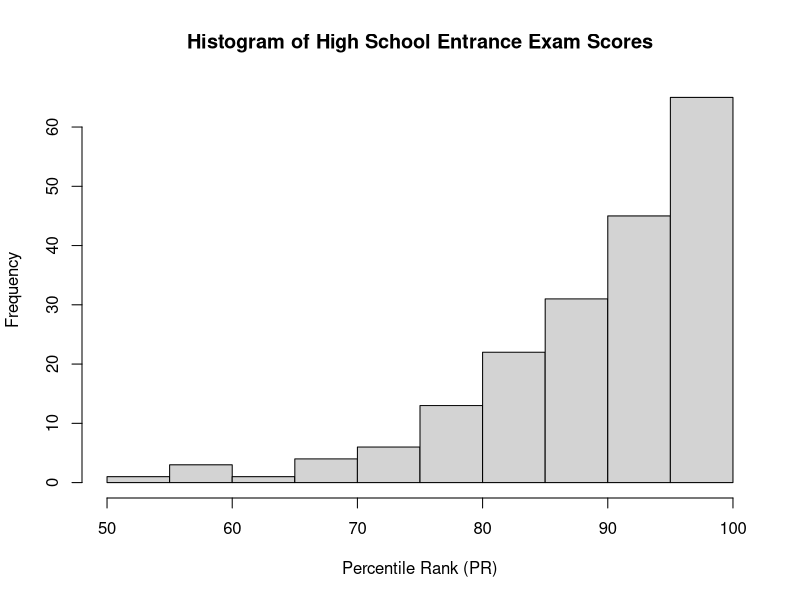
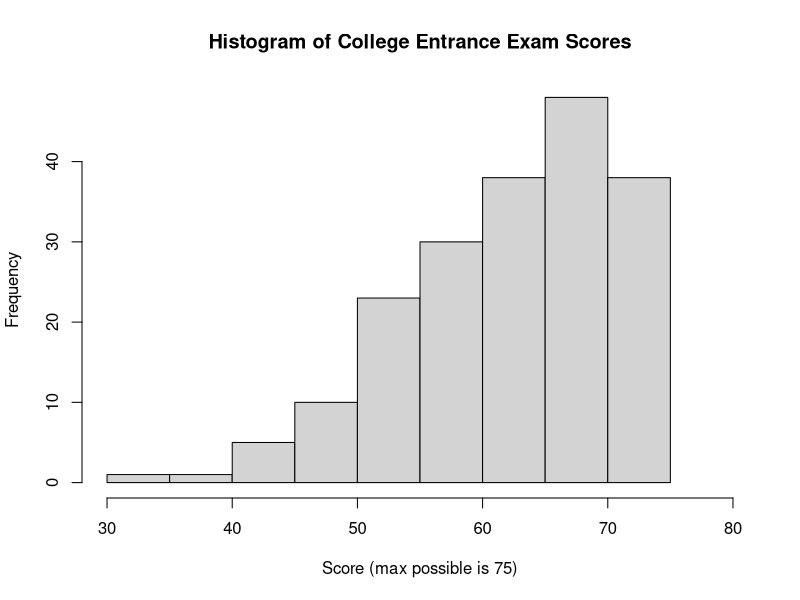
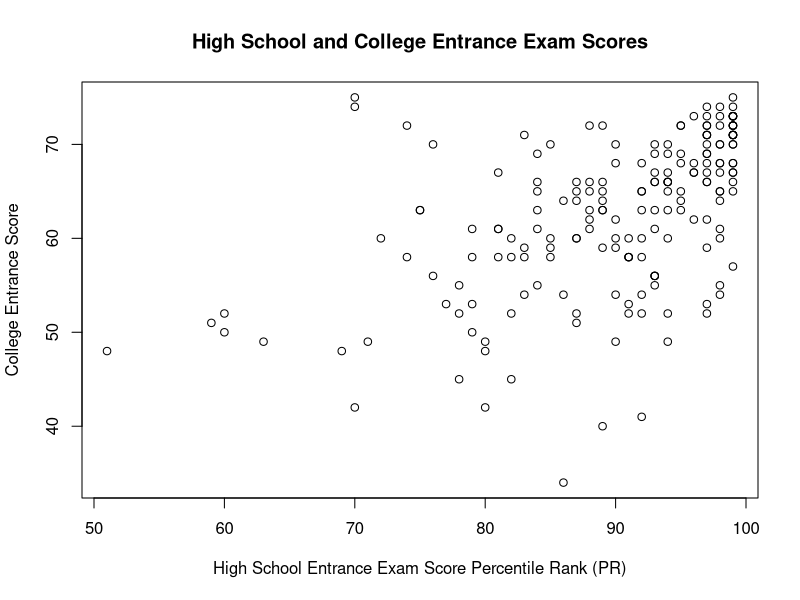
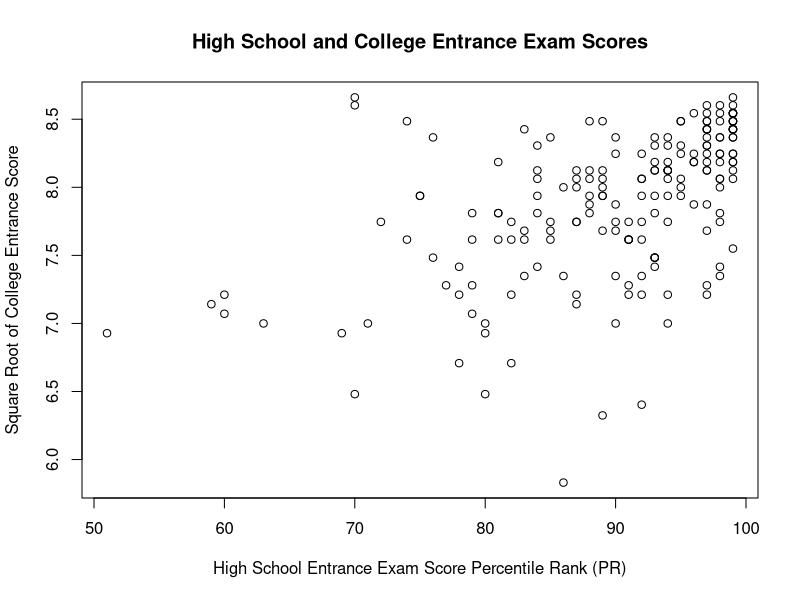

Recreate these plots in R, in order.
## ---- chunk 1
knitr::opts_chunk$set(echo = TRUE)
## ---- chunk 2
data = read.csv("ptt_SENIORHIGH_data.csv")
names(data)[1] = "pttID"

data[1:10,]
## ---- chunk 3
# High school entrance exam scores: Remove missing values
uni_HS_score = data$HighSchool_PR[which(data$HighSchool_PR != -1)]

summary(uni_HS_score)

hist(uni_HS_score, main = "Histogram of High School Entrance Exam Scores",
     xlab="Percentile Rank (PR)")
## ---- chunk 4
# College entrance exam scores: Remove missing values
uni_college_score = data$College_Score[which(data$College_Score != -1)]

summary(uni_college_score)

hist(uni_college_score, main = "Histogram of College Entrance Exam Scores",
     xlab="Score (max possible is 75)",xlim=c(30,80))
## ---- chunk 5
missing_rows = which(data$HighSchool_PR == "-1" | data$College_Score == "-1")
# Indices: 6  19  71  85  88  96 132 183 195 => nine in total

# Remove missing data
data_corr = data[-missing_rows,]

plot(data_corr$HighSchool_PR, data_corr$College_Score,
     main = "High School and College Entrance Exam Scores",
     xlab="High School Entrance Exam Score Percentile Rank (PR)",
     ylab="College Entrance Score")
## ---- chunk 6
cor(data_corr$HighSchool_PR, data_corr$College_Score)
## ---- chunk 7
# data version: already removed missing data
data_corr = data[-missing_rows,]

plot(data_corr$HighSchool_PR, sqrt(data_corr$College_Score),
     main = "High School and College Entrance Exam Scores",
     xlab="High School Entrance Exam Score Percentile Rank (PR)",
     ylab="Square Root of College Entrance Score")
## ---- chunk 8
cor(data_corr$HighSchool_PR, sqrt(data_corr$College_Score))
